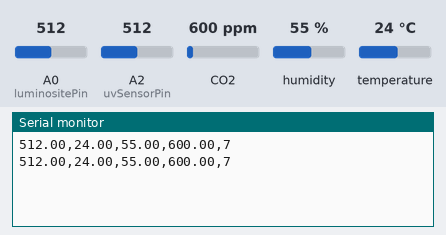
This sketch was run on a simulated Arduino Uno, built with avr-gcc and run on an emulated ATmega328P. On the bench: the last lines printed to the serial monitor. The inputs (shaded band) are chosen by the test bench; at power-on: CO2 600 ppm, humidity 55 %, A0 (luminositePin) = 512, A2 (uvSensorPin) = 512, temperature 24 °C.

Above: at 1.8 s.
1.9 s: CO2 set to 452 ppm
At 3.3 s:
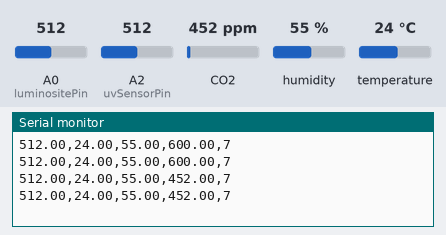
3.4 s: humidity set to 22 %
At 4.7 s:
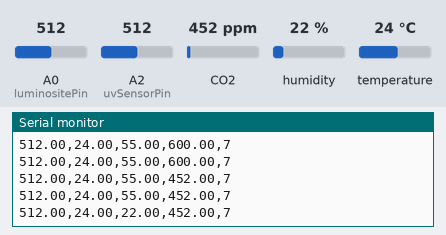
4.9 s: A0 (luminositePin) set to 493
At 5.7 s:
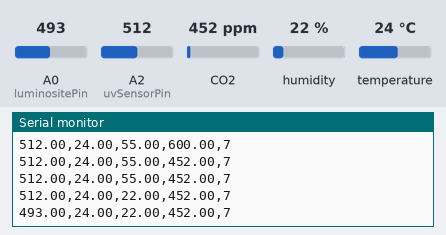
6.4 s: A2 (uvSensorPin) set to 716
At 7.7 s:
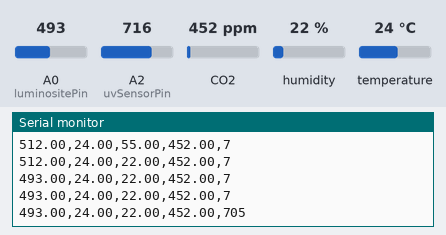
7.9 s: temperature set to 12 °C
At 9.3 s:
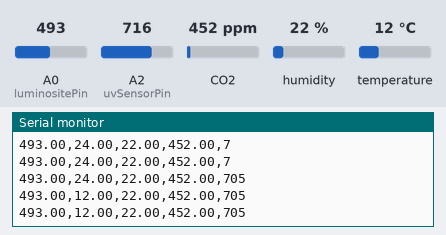
9.4 s: CO2 set to 1050 ppm
At 11.0 s:
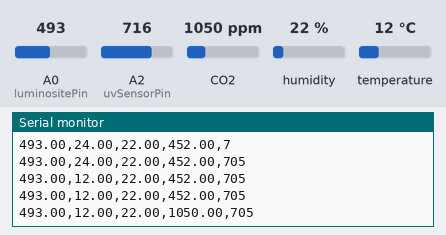
Timing chart, 0 to 11.9 s (numbered marks = the images above; inputs shaded):
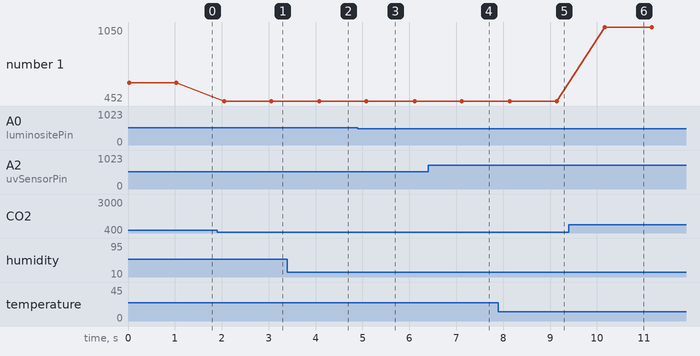

Measured:
- after the input at 1.9 s, the serial monitor: prints a new line after 0.15 s (image 1)
- after the input at 3.4 s, the serial monitor: prints a new line after 0.68 s (image 2)
- after the input at 4.9 s, the serial monitor: prints a new line after 0.18 s (image 3)
- after the input at 6.4 s, the serial monitor: prints a new line after 0.71 s (image 4)
- after the input at 7.9 s, the serial monitor: prints a new line after 0.24 s (image 5)
- after the input at 9.4 s, the serial monitor: prints a new line after 0.77 s (image 6)
- plotted number 1: 600 → 452 after the input at 1.9 s, 452 → 1050 after the input at 9.4 s

The sketch:

S17.ino
```cpp
#include "DHT.h"
#include <MQ135.h>

#define DHTPIN 2
#define DHTTYPE DHT11

const int luminositePin = A0;
const int airQualityPin = A1;
const int uvSensorPin = A2;

MQ135 gasSensor = MQ135(airQualityPin);
DHT dht(DHTPIN, DHTTYPE);

float voltage;
float degreesC;
float lux;

void setup() {

  pinMode(uvSensorPin, INPUT);
  pinMode(luminositePin, INPUT);
  pinMode(airQualityPin, INPUT);
  dht.begin();
  Serial.begin(9600);
}

void loop() {
  //***** pour la temperature et humidité
  float temperature = dht.readTemperature();
  float humidity = dht.readHumidity();

  //******pour le gas

  float airQualityValue = gasSensor.getPPM();
  //***pour la luminosité
  float luminosite = analogRead(luminositePin);

  //*** Pour les UV
int lecture = analogRead(uvSensorPin);
int taux = map(lecture,0,669,0,1023);
int uvIntensity;
if (taux<50){
  uvIntensity =0;
}
else if (taux<227){
  uvIntensity =1;
}
else if (taux<318){
  uvIntensity =2;
}
else if (taux<408){
  uvIntensity =3;
}
else if (taux<503){
  uvIntensity =4;
}
else if (taux<606){
  uvIntensity =5;
}
else if (taux<795){
  uvIntensity =7;
}
else if (taux<881){
  uvIntensity =8;
}
else if (taux<976){
  uvIntensity =9;
}
else if (taux<1074){
  uvIntensity =10;
}


Serial.print(luminosite);
Serial.print(",");
Serial.print(temperature);
Serial.print(",");
Serial.print(humidity);
Serial.print(",");
Serial.print(airQualityValue);
Serial.print(",");
Serial.println(uvIntensity);

delay(1000);
}
```
